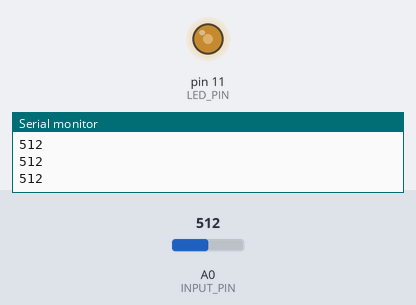
A sketch run on a simulated Arduino Uno, built with avr-gcc and run on an emulated ATmega328P. On the bench: output pins drawn as LEDs (lit = HIGH), the last lines printed to the serial monitor. Inputs (shaded band) come from the test bench; at power-on: A0 (INPUT_PIN) = 512.

Above: at 1.2 s.
1.3 s: A0 (INPUT_PIN) set to 716
At 2.5 s:
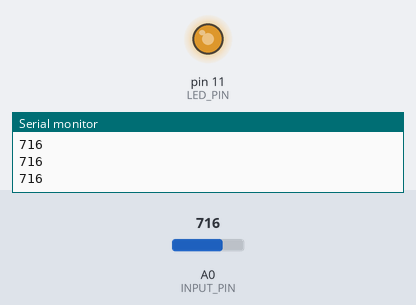
2.8 s: A0 (INPUT_PIN) set to 900
At 3.9 s:
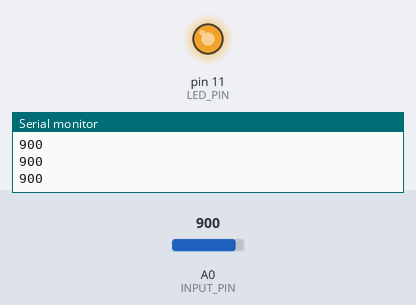
4.3 s: A0 (INPUT_PIN) set to 122
At 5.2 s:
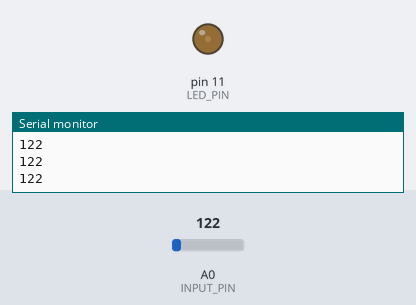
5.8 s: A0 (INPUT_PIN) set to 0
At 6.5 s:
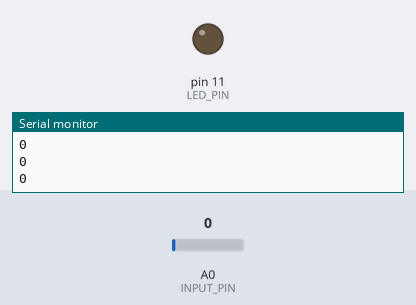
Timing chart, 0 to 8.3 s (numbered marks = the images above; inputs shaded):
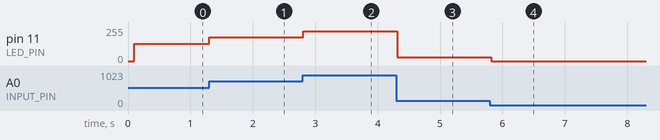

Measured:
- after the input at 1.3 s, pin 11 (LED_PIN): 128/255 → 179/255 at once
- after the input at 2.8 s, pin 11 (LED_PIN): 179/255 → 225/255 at once
- after the input at 4.3 s, pin 11 (LED_PIN): 225/255 → 30/255 at once
- after the input at 5.8 s, pin 11 (LED_PIN): 30/255 → 0/255 at once

The sketch:

SerialLED.ino
```cpp
const short LED_PIN = 11;
int INPUT_PIN = A0;

// the setup function runs once when you press reset or power the board
void setup() {
  // initialize digital pin LED_PIN as an output.
  pinMode(LED_PIN, OUTPUT);
  Serial.begin(9600);
}

// the loop function runs over and over again forever
void loop() {
  delay(100);

  // Analog input read
  int input = analogRead(INPUT_PIN);
  Serial.println(input);

  analogWrite(LED_PIN, input/4);
}
```
